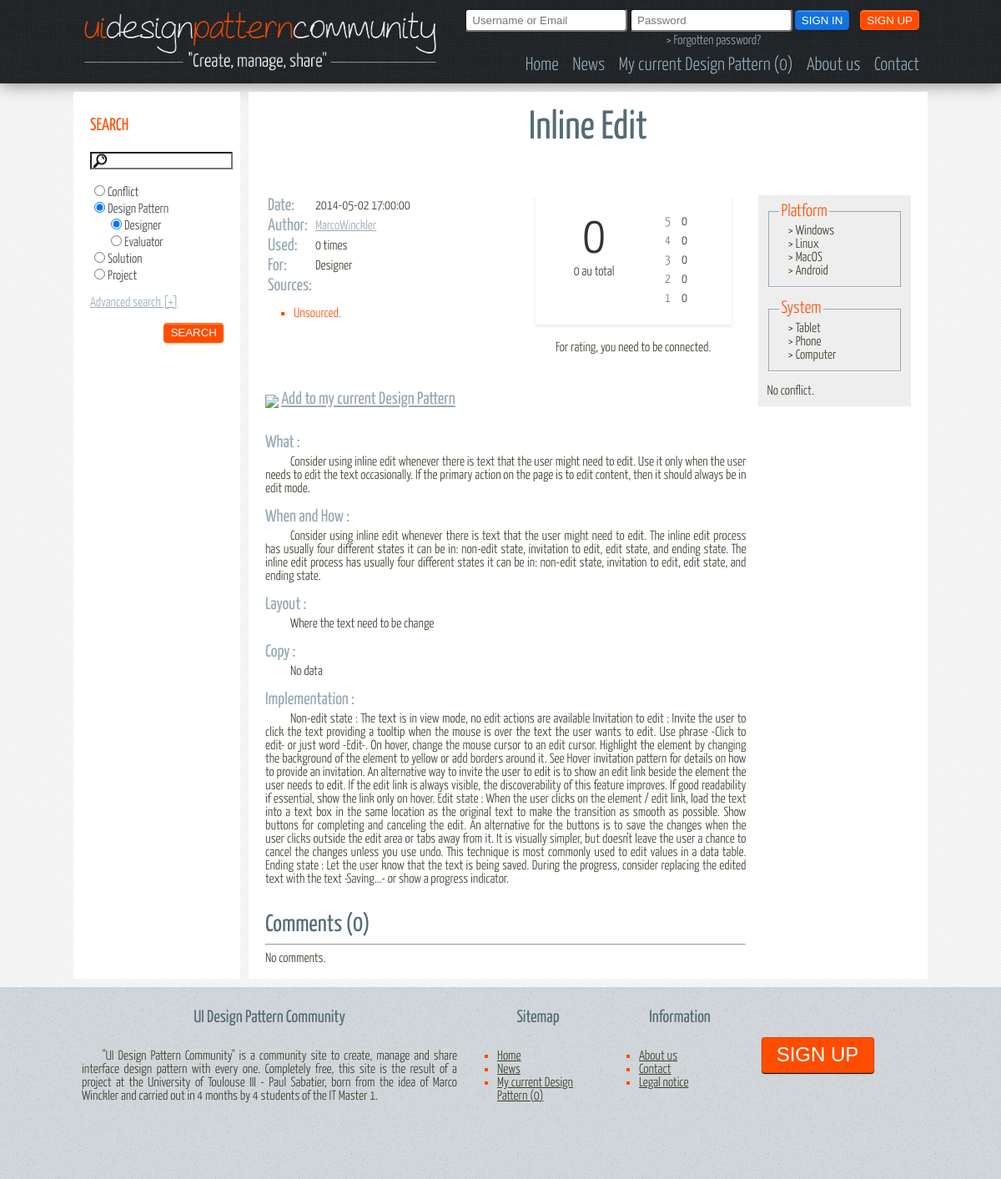
Screenshot of /view/details.php?type=DesignPattern&id=4 with the database file from the repository.
### tables this page shows
CREATE TABLE IF NOT EXISTS `DesignPattern` (
  `idDesignPattern` INT(11) NOT NULL AUTO_INCREMENT,
  `name` VARCHAR(150) NOT NULL,
  `what` TEXT NOT NULL,
  `whenAndHow` TEXT NULL DEFAULT NULL,
  `layout` TEXT NULL DEFAULT NULL,
  `copy` TEXT NULL DEFAULT NULL,
  `implementation` TEXT NULL DEFAULT NULL,
  `descriptionImage` TEXT NULL DEFAULT NULL,
  `nbUsage` INT(11) NULL DEFAULT NULL,
  `nbComments` INT(11) NULL DEFAULT NULL,
  `nbRates` INT(11) NULL DEFAULT NULL,
  `rate` DOUBLE NULL DEFAULT NULL,
  `date` DATETIME NULL DEFAULT NULL,
  `target` ENUM('Designer','Evaluator') NOT NULL,
  `login` VARCHAR(30) NOT NULL,
  PRIMARY KEY (`idDesignPattern`),
  INDEX `fk_DesignPattern_User1_idx` (`login` ASC),
  CONSTRAINT `fk_DesignPattern_User1`
    FOREIGN KEY (`login`)
    REFERENCES `User` (`login`)
    ON DELETE NO ACTION
    ON UPDATE NO ACTION);

CREATE TABLE IF NOT EXISTS `Platform` (
  `idPlatform` INT(11) NOT NULL AUTO_INCREMENT,
  `name` VARCHAR(30) NOT NULL,
  `description` VARCHAR(100) NULL DEFAULT NULL,
  `icon` VARCHAR(45) NOT NULL,
  `login` VARCHAR(30) NOT NULL,
  PRIMARY KEY (`idPlatform`),
  INDEX `fk_platform_login` (`login` ASC),
  CONSTRAINT `Platform_ibfk_1`
    FOREIGN KEY (`login`)
    REFERENCES `User` (`login`));

CREATE TABLE IF NOT EXISTS `System` (
  `idSystem` INT(11) NOT NULL AUTO_INCREMENT,
  `name` VARCHAR(30) NOT NULL,
  `description` VARCHAR(100) NULL DEFAULT NULL,
  `icon` VARCHAR(45) NOT NULL,
  `login` VARCHAR(30) NOT NULL,
  PRIMARY KEY (`idSystem`),
  INDEX `fk_system_login` (`login` ASC),
  CONSTRAINT `System_ibfk_1`
    FOREIGN KEY (`login`)
    REFERENCES `User` (`login`));

### model/implementation/Database.php (called while the page is built, shortened)
<?php
class Database {
    private static $bdd = NULL;
    private static function connect() {
        try{
            return new PDO('mysql:host=localhost;dbname=db_dpi', 'hl3_pack', 'hl3_pack');
        } catch (Exception $e) {
            die('Erreur : ' . $e->getMessage());
        }
    }
    public static function getConnection() {
        if (Database::$bdd == NULL) {
            Database::$bdd = Database::connect();
        }
        return Database::$bdd;
    }
    public static function getOneData($req) {
        $bdd = Database::getConnection();
        $reponse = $bdd->query($req);
        $donnees = $reponse->fetch();
        return $donnees;
    }
    public static function getAllData($req) {
        $bdd = Database::getConnection();
        $reponse = $bdd->query($req);
        return $reponse;
    }
}
?>

### model/implementation/designpattern/DesignPattern.php (called while the page is built, shortened)
<?php
require_once($_SERVER['DOCUMENT_ROOT']."/site/model/implementation/Database.php");
class DesignPattern extends AbstractBasicRateDB implements IDataBase, IComment, IRate
{
    private $nbUsage;
    private $target;
    public static function getDB($id) {
        $donnees = Database::getOneData('SELECT * FROM DesignPattern WHERE idDesignPattern = '.$id.'');
        if ($donnees != false) {
            $donnees['id'] = $id;
            $dp = new DesignPattern($donnees['idDesignPattern'], $donnees['name'], $donnees['login'],
                                    $donnees['date'], $donnees['what'], $donnees['nbUsage'],
                                    ETarget::getValueEnum($donnees['target'])
            );
            $dp->setWhenAndHow($donnees['whenAndHow']);
            $dp->setLayout($donnees['layout']);
            $dp->setCopy($donnees['copy']);
            $dp->setImplementation($donnees['implementation']);
            $dp->setDescriptionImage($donnees['descriptionImage']);
            $dp->getFromDB($donnees);
            return $dp;
        }
        return false;
    }
    public function getNbUsage() {
        return $this->nbUsage;
    }
    public function setNbUsage($_nbUsage) {
        $this->nbUsage = $_nbUsage;
    }
    public function getTarget() {
        return $this->target;
    }
    public function setTarget($_target) {
        $this->target = ETarget::getValueEnum($_target);
    }
}

### model/interfaces/EBasicEnum.php (called while the page is built, shortened)
<?php
abstract class EBasicEnum {
    private static $constCache = NULL;
    private static function getConstants() {
        if (self::$constCache === NULL) {
            $reflect = new ReflectionClass(get_called_class());
            self::$constCache = $reflect->getConstants();
        }
        return self::$constCache;
    }
    public static function getNameEnum($i) {
        $constants = self::getConstants();
        $keys = array_map('strtolower', array_keys($constants));
        return ucfirst($keys[$i]);
    }
    public static function getValueEnum($name, $strict = false) {
        $constants = self::getConstants();
        $keys = array_map('strtolower', array_keys($constants));
        return array_search(strtolower($name), $keys);
    }
}
?>

### model/abstract/AbstractBasicDB.php (called while the page is built, shortened)
<?php
abstract class AbstractBasicDB{
    private $name;
    public function getName() {
        return $this->name;
    }
    public function setName($_name) {
        $this->name = $_name;
    }
}

### model/abstract/AbstractBasicPostedDB.php (called while the page is built, shortened)
<?php
require_once($_SERVER['DOCUMENT_ROOT']."/site/model/abstract/AbstractBasicDB.php");
class AbstractBasicPostedDB extends AbstractBasicDB{
    private $login;
    private $date;
    public function getLogin() {
        return $this->login;
    }
    public function setLogin($_login) {
        $this->login = $_login;
    }
    public function getDate() {
        return $this->date;
    }
    public function setDate($_date) {
        $this->date = $_date;
    }
}

### controller/toolkit/Session.php (called while the page is built, shortened)
<?php
class Session {
    private $sessionState = self::SESSION_NOT_STARTED;
    private static $instance;
    public static function getInstance() {
        if (!isset(self::$instance)) {
            self::$instance = new self;
        }
        self::$instance->startSession();
        return self::$instance;
    }
    public function startSession() {
        if ($this->sessionState == self::SESSION_NOT_STARTED) {
            $this->sessionState = session_start();
        }
        return $this->sessionState;
    }
    public function __isset($name) {
        return isset($_SESSION[$name]);
    }
}
?>

### controller/toolkit/ToolKitDisplay.php (the view, shortened to what this page needs)
<?php
require_once($_SERVER['DOCUMENT_ROOT']."/site/model/implementation/Database.php");
require_once($_SERVER['DOCUMENT_ROOT']."/site/controller/toolkit/Session.php");
class ToolKitDisplay {
    public static function checkItem($item, $value) {
        if ($item == $value) {
            echo "checked";
        }
    }
    public static function addValue($value) {
        echo "value=\"".$value."\"";
    }
    public static function displayText($name, $data) {
        echo "<div id=\"textDisplay\">";
        echo "<h3>".$name."</h3>";
        echo "<div class=\"retrait\">";
        if ($data != "") {
            echo $data;
        } else {
            echo "No data";
        }
        echo "</div>";
        echo "</div><br/>";
    }
    public static function displayRate($id, $nbRates, $rate, $tableAsk, $session) {
        echo "<div id=\"details_rate\">";
        echo "<div class=\"rating-box\">";
        echo "<div class=\"score-container\"><span class=\"score\">".round($rate, 1)."</span><br>".$nbRates." au total</div>";
        echo "<div class=\"rating-histogram\">";
        $five = Database::getOneData("SELECT COUNT(*) as nb FROM Note".$tableAsk." WHERE id".$tableAsk." = ".$id." AND note = 5;")['nb'];
        $max = $five;
        if ($max == 0) {
            $max = 1;
        }
        ToolKitDisplay::displayRateBar($five, 5, ($five * 100) / $max, "five");
        echo "</div>";
        echo "</div>";
        if (isset($session->login)) {
            $alreadyRate = Database::getOneData("SELECT count(note) as nb, note FROM Note".$tableAsk." WHERE id".$tableAsk." = ".$id." AND login = \"".$session->login."\"");
            if ($alreadyRate['nb'] > 0) {
                echo"<center><h3>You already rate:</h3> <input id=\"rateNumber\" type=\"number\" min=\"0\" max=\"5\" size=\"1\" value=\"".$alreadyRate['note']."\"/>&nbsp;&nbsp;<a href=\"#\" onClick=\"return addRate('".$tableAsk."', ".$id.", '".$session->login."', $('#rateNumber'));\"><h3>Modify !</h3></a> "
                        ."or <a href=\"#\" onClick=\"return removeRate('".$tableAsk."', ".$id.", '".$session->login."', $('#rateNumber'));\"><h3>Remove !</h3></a></center>";
            } else {
                echo"<center><h3>Give a rate between 0 and 5:</h3> <input id=\"rateNumber\" type=\"number\" min=\"0\" max=\"5\" size=\"1\"/>&nbsp;&nbsp;<a href=\"#\" onClick=\"return addRate('".$tableAsk."', ".$id.", '".$session->login."', $('#rateNumber'));\"><h3>Rate !</h3></a></center>";
            }
        } else {
            echo "<center>For rating, you need to be connected.</center>";
        }
        echo "</div>";
    }
    public static function displayRateBar($nb, $rateSearch, $percent, $nameStyle) {
        echo "<div class=\"rating-bar-container ".$nameStyle."\">";
        echo "<span class=\"bar-label\">".$rateSearch."</span>";
        echo "<span class=\"bar-number\">".$nb."</span>";
        echo "</div>";
    }
    public static function displayCommentsLittles($id, $nbComments, $tableAsk, $session) {
        $reponse = Database::getAllData("SELECT * FROM Comment".$tableAsk." WHERE id".$tableAsk." = ".$id." ORDER BY DATE DESC LIMIT 0, 3");
        echo "<article id=\"commentsDetails\">";
        echo "<br/><h2 id=\"h2CommentsConflict\">Comments (".$nbComments.")</h2><hr/>";
        if ($reponse->rowCount() == 0) {
            echo 'No comments.<br/>';
        }
        echo "<br/></article>";
    }
    public static function cartLink($id, $selector, $destroyWhenRemove) {
        $session = Session::getInstance();
        $removeIt = "";
        if ($destroyWhenRemove) {
            $removeIt .= "true";
        } else {
            $removeIt .= "false";
        }
        if (isset($session->login)) {
            $data = Database::getOneData("SELECT idProject FROM Project WHERE login = \"".$session->login."\" AND current = 1;");
            $exist = DataBase::getOneData("SELECT COUNT(*) as nbExist FROM ProjectDesignPattern WHERE idProject = ".$data['idProject']." AND idDesignPattern = ".$id.";");
            if ($exist['nbExist'] > 0) {
                $fct = "<img src=\"/site/img/vrac/croix.png\" style=\"vertical-align:bottom;width:20px\"/> <a href=\"#\" onClick=\"return removeFromCart(".$id.", $(this), ".$removeIt.");\">Remove my current Design Pattern</a>";
                return $fct;
            }else {
                return "<img src=\"/site/img/vrac/add.png\" style=\"vertical-align:bottom;width:20px\"/> <a href=\"#\" onClick=\"return addToCart(".$id.", $(this), ".$removeIt.");\">Add to my current Design Pattern</a>";
            }
        }else {
            if (!isset($session->currentDP)) {
                return "<img src=\"/site/img/vrac/add.png\" style=\"vertical-align:bottom;width:20px\"/> <a href=\"#\" onClick=\"return addToCart(".$id.", $(this), ".$removeIt.");\">Add to my current Design Pattern</a>";
            }
        }
    }
}

### controller/toolkit/ToolkitDetails.php (shortened to what this page needs)
<?php
require_once($_SERVER['DOCUMENT_ROOT']."/site/model/implementation/Database.php");
require_once($_SERVER['DOCUMENT_ROOT']."/site/controller/toolkit/ToolkitDisplayDesignPattern.php");
require_once($_SERVER['DOCUMENT_ROOT']."/site/model/implementation/designpattern/DesignPattern.php");
class ToolkitDetails {
    public static function displayDetailsDesignPattern($id, $session) {
        $dp = DesignPattern::getDB($id);
        if ($dp != false) {
            echo "<h1>".$dp->getName()."</h1><br/>";
            echo "<div id=\"contentDP\">";
            echo "<div id=\"contenuHautDP\">";
            echo "<div id=\"contenuGaucheDP\">";
            echo "<table>";
            echo "<tr><td><h3>Date:</h3></td><td>".$dp->getDate()."</td></tr>";
            echo "<tr><td><h3>Author:</h3></td><td><a href=\"/site/view/user.php?user=".$dp->getLogin()."\">".$dp->getLogin()."</a></td></tr>";
            echo "<tr><td><h3>Used:</h3></td><td>".$dp->getNbUsage()." times</td></tr>";
            echo "<tr><td><h3>For:</h3></td><td>".ETarget::getNameEnum($dp->getTarget())."</td></tr>";
            echo "<tr><td><h3>Sources:</h3></td><td>";
            echo "</td></tr></table>";
            ToolkitDisplayDesignPattern::displaySources($id);
            echo "</div>";
            echo "<div id=\"contenuDroitDP\">";
            ToolkitDisplay::displayRate($id, $dp->getNbRates(), $dp->getRate(), "DesignPattern", $session);
            echo "</div>";
            echo "</div>";
            echo "<div id=\"addProposeDP\">";
            echo "<h3>".ToolkitDisplay::cartLink($id, "this", false)."</h3>";
            echo "</div><br/><br/>";
            echo "<article id=\"contenuCommentsDP\">";
            ToolKitDisplay::displayText("What : ", $dp->getWhat());
            ToolKitDisplay::displayText("Copy : ", $dp->getCopy());
            ToolkitDisplay::displayCommentsLittles($id, $dp->getNbComments(), "DesignPattern", $session);
            echo "</article>";
            echo "</div>";
            echo "<aside id=\"asideCategorieConflictDP\">";
            ToolkitDisplayDesignPattern::displayCriteria($id);
            echo "<article>";
            $data = Database::getOneData("SELECT COUNT(*) as nb FROM ConflictDesignPattern WHERE idDesignPattern=".$id.";");
            if ($data['nb'] != 0) {
                echo "<a href=\"\"><h2>Conflicts (".$data['nb']."):</h2></a>";
                $reponse = Database::getAllData("SELECT c.idConflict, c.name, c.date, c.login FROM Conflict c, ConflictDesignPattern cdp WHERE cdp.idDesignPattern = ".$id." AND c.idConflict = cdp.idConflict ;");
                foreach ($reponse as $row) {
                    echo "<fieldset style=\"border: 1px solid #96A9B5;box-shadow: 0 1px 0 #FFFFFF;\"><h3><a href=\"details.php?type=Conflict&id=".$row['idConflict']."\">".$row['name']."</a></h3>";
                    echo "Signaled ".$row['date']." by <a href=\"\">".$row['login']."</a><br/>";
                    $data = Database::getOneData("SELECT COUNT(*) as nb FROM Solution WHERE idconflict = ".$row['idConflict']);
                    $dataCom = Database::getOneData("SELECT COUNT(*) as nb FROM CommentConflict WHERE idConflict = ".$row['idConflict']);
                    echo "<a href=\"\">".$data['nb']." solutions</a> | <a href=\"\">".$dataCom['nb']." coms</a><br/>";
                    echo "</fieldset>";
                }
            } else {
                echo "No conflict.";
            }
            echo "</article>";
            echo "</aside>";
        } else {
            echo "Error 404 !!";
        }
    }
}
?>

### controller/toolkit/ToolkitDisplayDesignPattern.php (shortened to what this page needs)
<?php
require_once($_SERVER['DOCUMENT_ROOT']."/site/model/implementation/Database.php");
class ToolkitDisplayDesignPattern {
    public static function displaySources($id) {
        $reponse = Database::getAllData("SELECT link FROM Source WHERE idDesignPattern = ".$id.";");
        if ($reponse->rowCount() != 0) {
            echo '<ul>';
            foreach ($reponse as $row) {
                echo "<li><a href=\"".$row['link']."\" target='_blank'>".$row['link']."</a></li>";
            }
            echo '</ul>';
        } else {
            echo "<ul><li>Unsourced.</li></ul>";
        }
    }
    public static function displayCriteria($id) {
        echo "<article>";
        ToolkitDisplayDesignPattern::displayOneCriterion($id, "Platform");
        ToolkitDisplayDesignPattern::displayOneCriterion($id, "System");
        echo "</article>";
    }
    public static function displayOneCriterion($id, $name) {
        $reponse = Database::getAllData("SELECT n.name FROM ".$name."DesignPattern nDP, ".$name." n WHERE nDP.id".$name." = n.id".$name." AND idDesignPattern = ".$id.";");
        if ($reponse->rowCount() != 0) {
            echo "<fieldset style=\"border: 1px solid #96A9B5;box-shadow: 0 1px 0 #FFFFFF;\"><legend style=\"font-size: 1.3em;color:#FF4C00;\">".$name."</legend>";
            foreach ($reponse as $row) {
                echo "<font style=\"padding-left:10px\">> ".$row['name']."</font><br/>";
            }
            echo "</fieldset><br/>";
        }
    }
}

### rows the page displays
designpattern: name "Inline Edit", date "2014-05-02 17:00:00", login "MarcoWinckler", nbUsage "0", nbRates "0", what "Consider using inline edit whenever there is text that the user might need to edit. Use it only when the user needs to edit the text occasionally. If the primary action on the page is to edit content, then it should always be in edit mode. Consider using inline edit whenever there is text that the user might need to edit. The inline edit process has usually four different states it can be in: non-edit state, invitation to edit, edit state, and ending state. The inline edit process has usually four different states it can be in: non-edit state, invitation to edit, edit state, and ending state. Where the text need to be change Non-edit state : The text is in view mode, no edit actions are…", nbComments "0"
platform: name "Windows"
platform: name "Linux"
platform: name "MacOS"
platform: name "Android"
system: name "Tablet"
system: name "Phone"
system: name "Computer"

### other values shown
$nb "0 0"
ETarget::getNameEnum($dp->getTarget()) "Designer"
$rateSearch "5 4 3 2 1"
$nb "0 0 0 0 0"
$name "What : When and How : Layout : Copy : Implementation :"
$name "Platform System"
